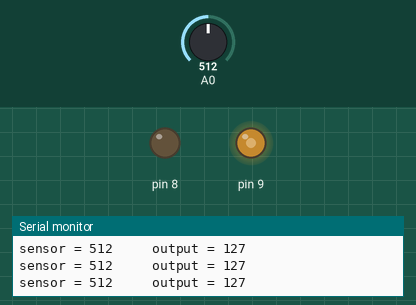
This sketch was run on a simulated Arduino Uno, built with avr-gcc and run on an emulated ATmega328P. On the bench: output pins drawn as LEDs (lit = HIGH), the last lines printed to the serial monitor. The test bench sets the inputs (shaded band); at power-on: A0 = 512.

Above: at 1.2 s.
1.3 s: A0 set to 716
At 1.7 s:
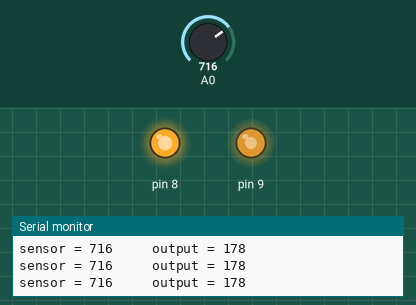
2.8 s: A0 set to 900
At 3.3 s:
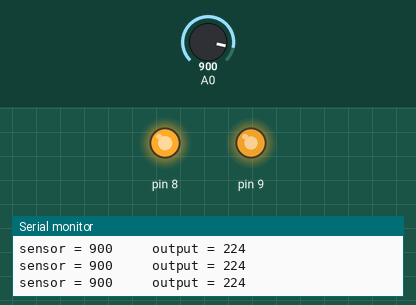
4.3 s: A0 set to 122
At 4.8 s:
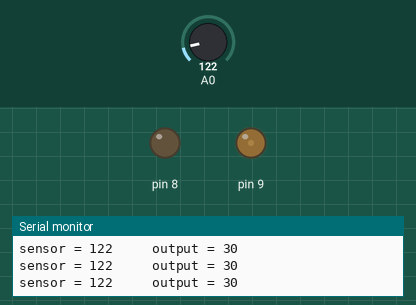
5.8 s: A0 set to 0
At 6.3 s:
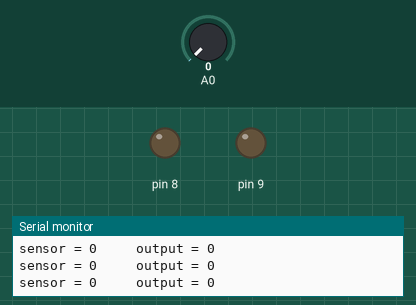
7.3 s: A0 set to 511
At 7.7 s:
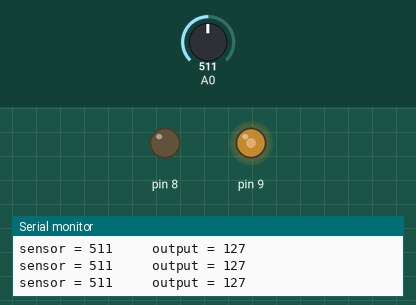
Timing chart, 0 to 9.8 s (numbered marks = the images above; inputs shaded):
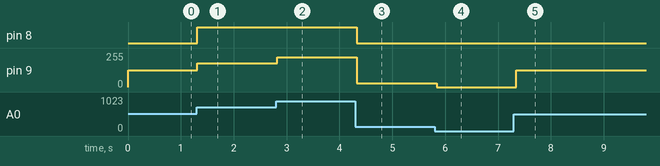

Measured:
- after the input at 1.3 s, pin 8: LOW → HIGH at once; pin 9: 127/255 → 178/255 at once
- after the input at 2.8 s, pin 9: 178/255 → 224/255 at once
- after the input at 4.3 s, pin 8: HIGH → LOW at once; pin 9: 224/255 → 30/255 at once
- after the input at 5.8 s, pin 9: 30/255 → 0/255 at once
- after the input at 7.3 s, pin 9: 0/255 → 127/255 after 0.05 s

The sketch:

sketch.ino
```cpp
// Office Electrical Monitor — representative one-room circuit (Drawing Room)
//
// Hardware behaviour (see README.md):
//   - Potentiometer on A0 sets PWM duty for both fan motors (D8, D9).
//   - Three slide switches drive three LEDs manually at the load side
//     (not MCU pins — models wall switches wired directly to lights).
//
// Serial Monitor (9600 baud): potentiometer raw value and PWM output each tick.

int sensorValue = 0;
int outputValue = 0;

void setup() {
  pinMode(A0, INPUT);
  pinMode(8, OUTPUT);
  pinMode(9, OUTPUT);
  Serial.begin(9600);
}

void loop() {
  sensorValue = analogRead(A0);
  outputValue = map(sensorValue, 0, 1023, 0, 255);

  analogWrite(8, outputValue);
  analogWrite(9, outputValue);

  Serial.print("sensor = ");
  Serial.print(sensorValue);
  Serial.print("     output = ");
  Serial.println(outputValue);

  delay(100);
}
```
